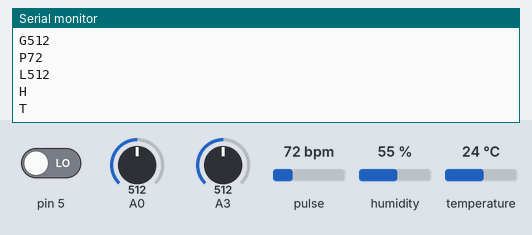
This sketch was run on a simulated Arduino Mega 2560, built with avr-gcc and run on an emulated ATmega2560. Parts: the last lines printed to the serial monitor. Inputs (shaded band) come from the test bench; at power-on: pulse 72 bpm, A0 = 512, A3 = 512, pin 5 LOW, humidity 55 %, temperature 24 °C.

Above: at 2.1 s.
2.2 s: pulse set to 42 bpm
4.4 s: A0 set to 716
At 4.51 s:
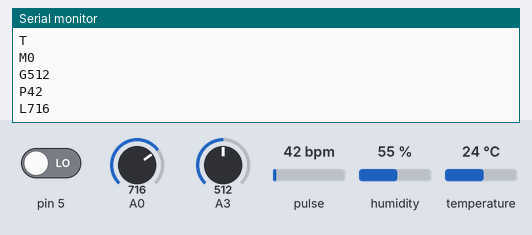
6.6 s: A3 set to 716
At 7.93 s:
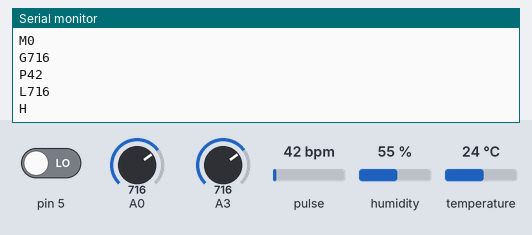
8.8 s: pin 5 driven HIGH
At 9.4 s:
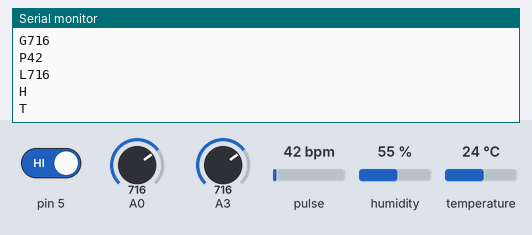
11.0 s: pulse set to 70 bpm
At 11.1 s:
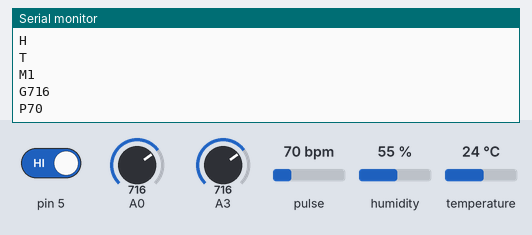
13.2 s: A0 set to 992
At 15.9 s:
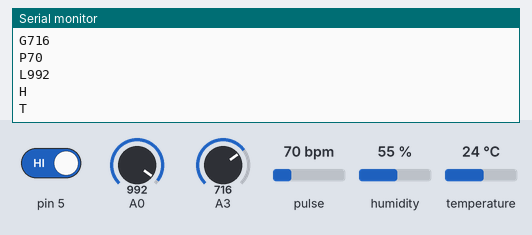
Timing chart, 0 to 16.4 s (numbered marks = the images above; inputs shaded):
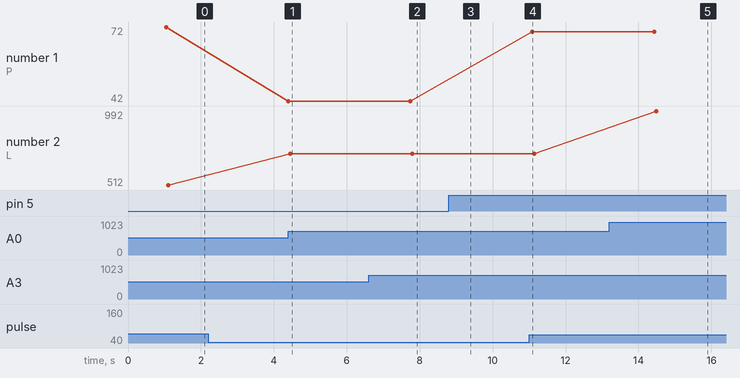

The sketch:

Proiect.ino
```cpp
#include "Adafruit_Si7021.h"
#include <SoftwareSerial.h>
#include <PulseSensorPlayground.h>


SoftwareSerial Serial1(2, 3);
PulseSensorPlayground pulseSensor;
uint8_t loopCnt = 0;

            // we start, assuming no motion detected
int valPir = 0;
int valHum=0;
int valTemp=0;
String deTrimis;
Adafruit_Si7021 sensor = Adafruit_Si7021();

void setup() {
  Serial.begin(115200);
  Serial1.begin(115200);
  pinMode(A0,INPUT);
  pulseSensor.analogInput(A2);;
  pinMode(A3,INPUT);
  pinMode(5,INPUT);
  // wait for serial port to open
  while (!Serial) {
    delay(10);
  }

  Serial.println("Si7021 test!");

  if (!sensor.begin()) {
    Serial.println("Did not find Si7021 sensor!");
    while (true)
      ;
  }


}

void loop() {

  delay(1000);

  valPir = digitalRead(5);
  Serial.println("M" + String(valPir));

  int valGaz=analogRead(A3);

  Serial.println("G" + String(valGaz));
  delay(50);

  int myBPM = pulseSensor.getBeatsPerMinute();

  Serial.println("P" + String(myBPM));
  delay(50);

  int valLumina=analogRead(A0);

  Serial.println("L" + String(valLumina));
  delay(50);

  valHum=sensor.readHumidity();
  Serial.println("H" + String(valHum, 0));

  delay(50);

  valTemp=sensor.readTemperature();
  Serial.println("T" + String(valTemp, 0));
  delay(50);

  deTrimis="  INSERT INTO sql11414385.sensor(id, pir ,gaz ,puls ,lumina ,umiditate ,temperatura ) VALUES ('1','" +  String(valPir) + "','" +  String(valGaz) + "','" + String(myBPM) + "','" + String(valLumina) + "','" + String(sensor.readHumidity(), 0) + "','" + String(sensor.readTemperature(), 0) + "')";
  Serial1.println(deTrimis);

  delay(2000);


  // Toggle heater enabled state every 30 seconds
  // An ~1.8 degC temperature increase can be noted when heater is enabled

}
```

Measured:
- after the input at 4.4 s, the serial monitor: prints a new line after 0.05 s (image 1)
- after the input at 6.6 s, the serial monitor: prints a new line after 1.1 s (image 2)
- after the input at 11.0 s, the serial monitor: prints a new line after 0.09 s (image 4)
- after the input at 13.2 s, the serial monitor: prints a new line after 1.3 s (image 5)
- plotted number 1: 72 → 42 after the input at 2.2 s, 42 → 70 after the input at 11.0 s
- plotted number 2: 512 → 716 after the input at 4.4 s, 716 → 992 after the input at 13.2 s
